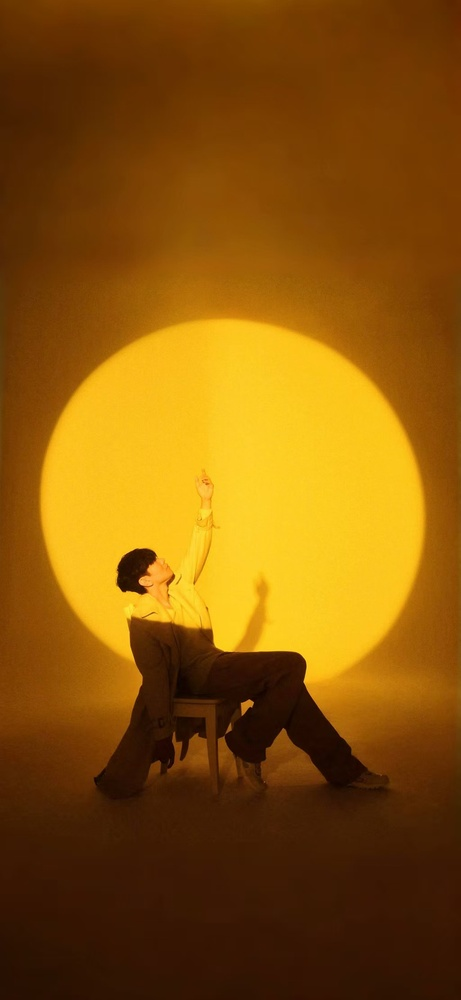
#> input picture day03-color-spaces/photo.jpg, 461 x 1000 px, shrunk from 1024 x 2220 before the run
$ python color_spaces.py
#> lines starting #> are read from the running program, lines starting #| are printed output that depends on the picture
import cv2
import matplotlib.pyplot as plt


INPUT_PATH = "photo.jpg"
OUTPUT_PATH = "hsv_channels.jpg"


def main():
    image = cv2.imread(INPUT_PATH)
#> image is the input picture: shape (1000, 461, 3); mean B, G, R 9.6, 85.5, 136.2

    if image is None:
        print(f"无法读取图片：{INPUT_PATH}")
        return

    image_rgb = cv2.cvtColor(image, cv2.COLOR_BGR2RGB)
    image_hsv = cv2.cvtColor(image, cv2.COLOR_BGR2HSV)
#> image_hsv: shape (1000, 461, 3); mean H, S, V 16, 241.1, 136.2
    hue, saturation, value = cv2.split(image_hsv)
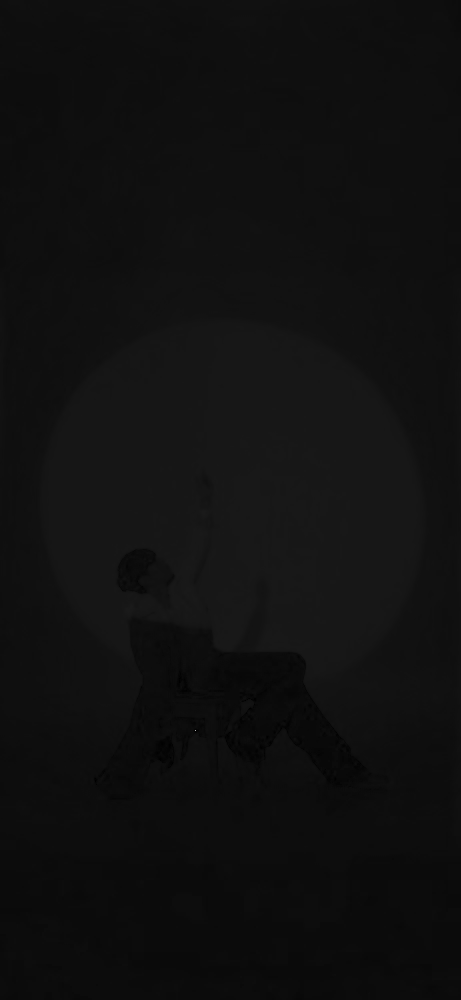
#> hue: shape (1000, 461); min 0, max 178, mean 16
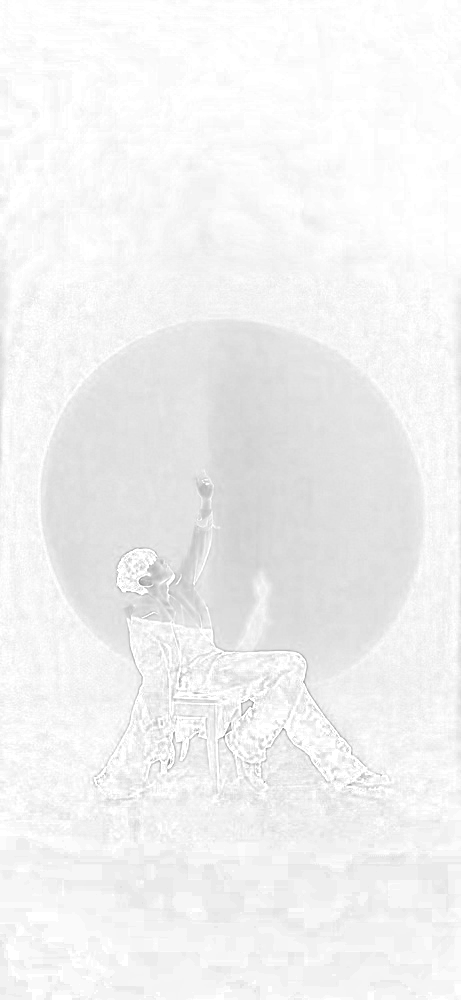
#> saturation: shape (1000, 461); min 129, max 255, mean 241.1
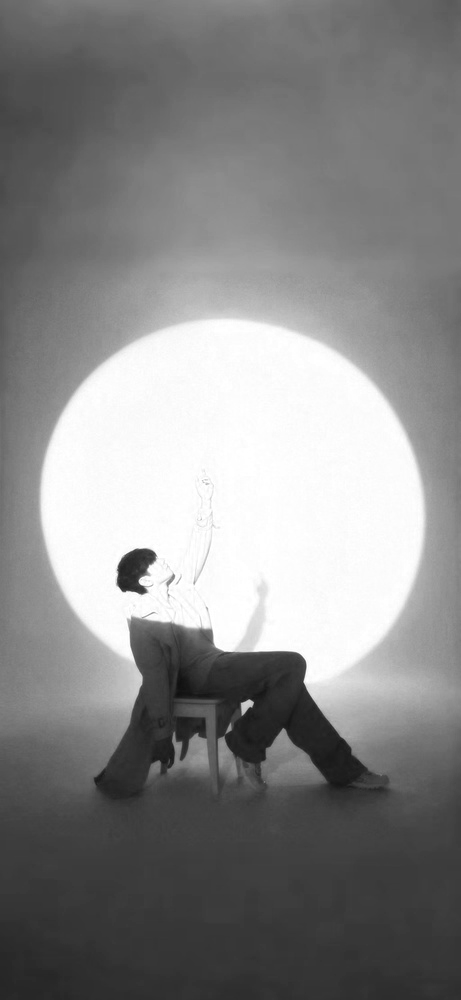
#> value: shape (1000, 461); min 16, max 255, mean 136.2

    figure, axes = plt.subplots(2, 2, figsize=(10, 8))

    axes[0, 0].imshow(image_rgb)
    axes[0, 0].set_title("Original Image")
    axes[0, 0].axis("off")

    axes[0, 1].imshow(hue, cmap="hsv")
    axes[0, 1].set_title("Hue: Color Type")
    axes[0, 1].axis("off")

    axes[1, 0].imshow(saturation, cmap="gray")
    axes[1, 0].set_title("Saturation: Color Strength")
    axes[1, 0].axis("off")

    axes[1, 1].imshow(value, cmap="gray")
    axes[1, 1].set_title("Value: Brightness")
    axes[1, 1].axis("off")

    plt.tight_layout()
    plt.savefig(OUTPUT_PATH)
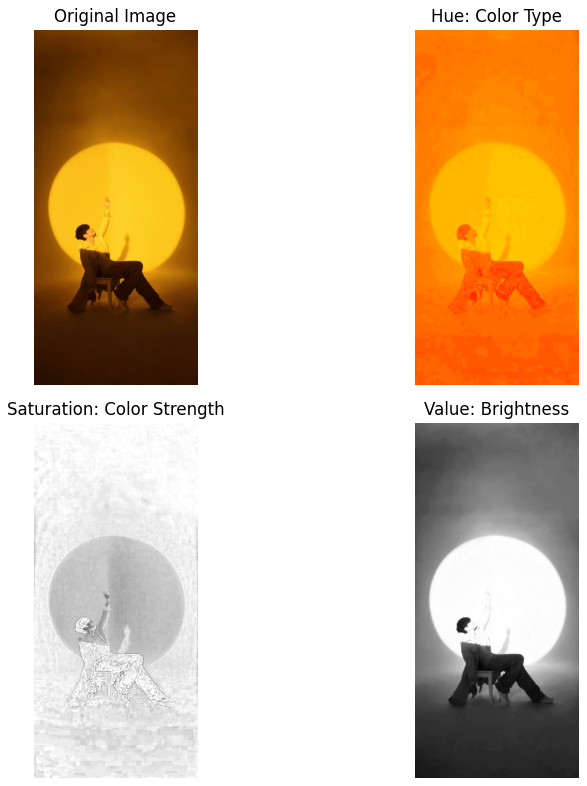
#> figure drawn by matplotlib, 4 panels
    plt.show()


if __name__ == "__main__":
    main()

$ run again, with day03-color-spaces/brightness_comparison.jpg copied over day03-color-spaces/photo.jpg
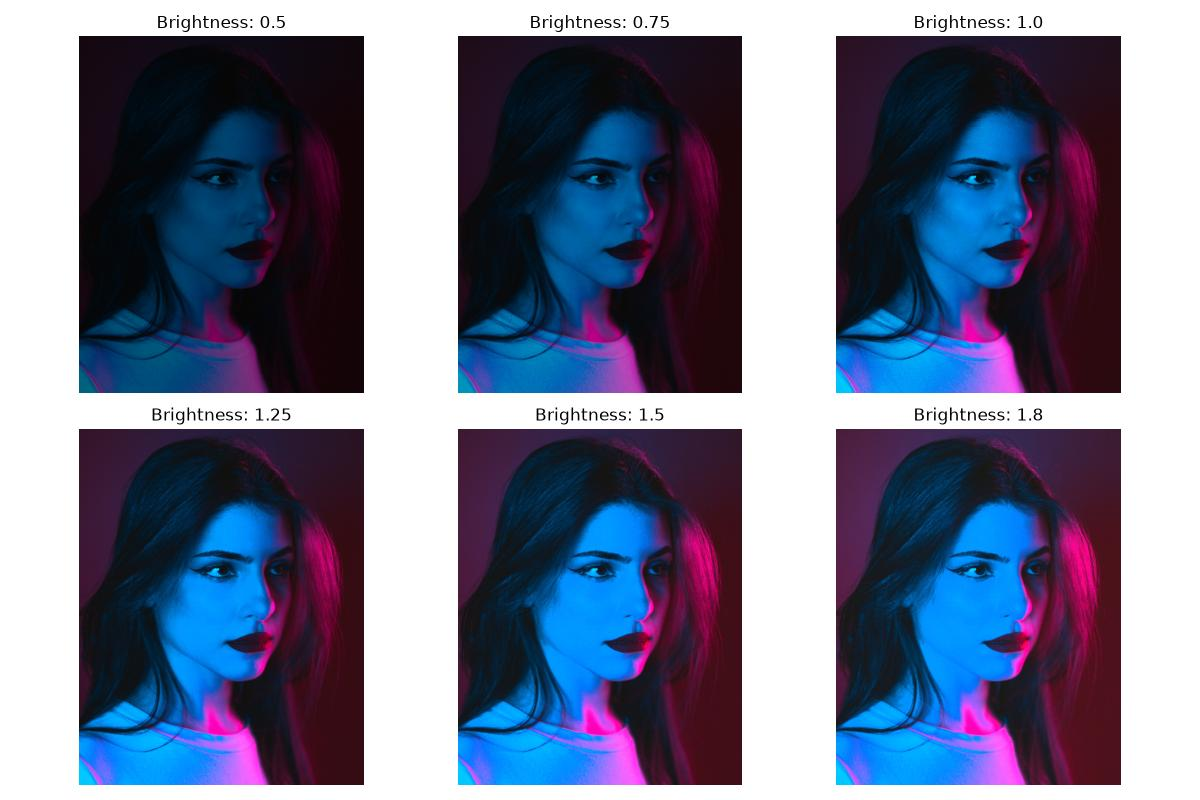
#> input picture day03-color-spaces/brightness_comparison.jpg, 1200 x 800 px
#> in main, image is the input picture: shape (800, 1200, 3); mean B, G, R 143.7, 119.5, 113.9
#> image_hsv: shape (800, 1200, 3); mean H, S, V 89.6, 120.6, 148.7
#> in main, `hue, saturation, value = cv2.split(image_hsv)`:
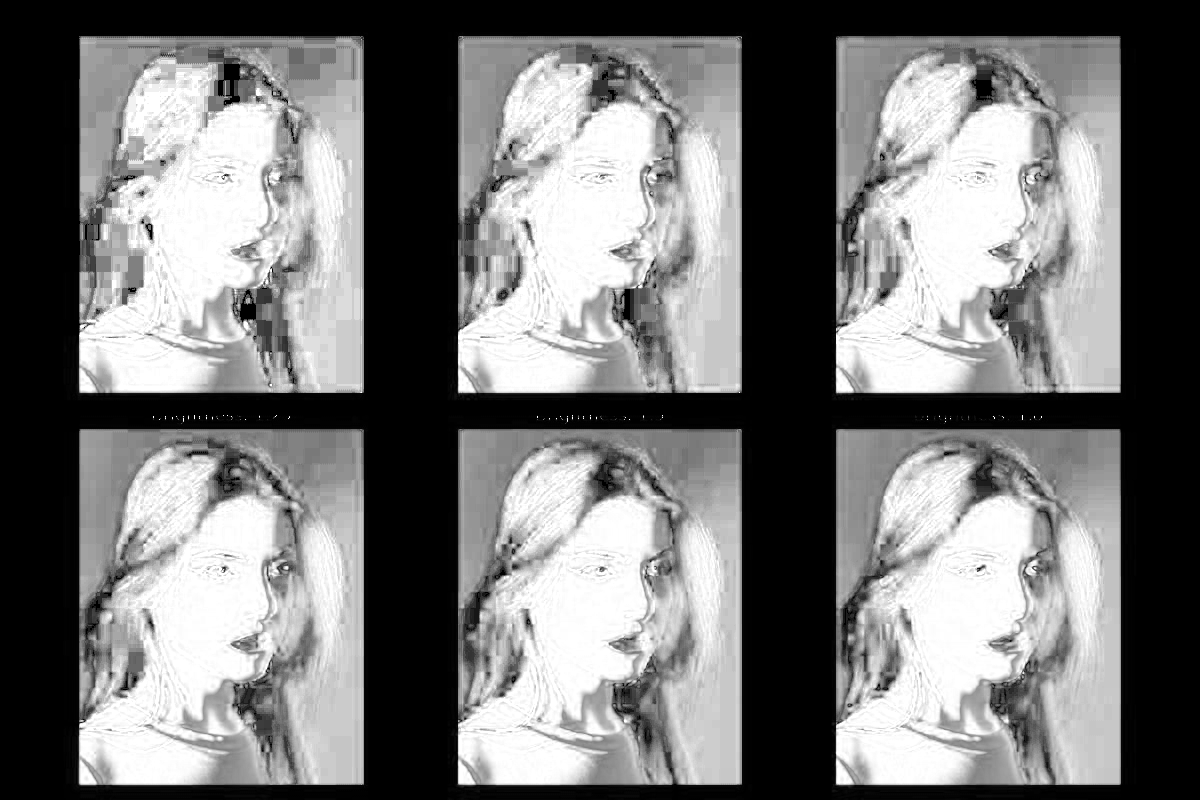
#> saturation: shape (800, 1200); min 0, max 255, mean 120.6
#> in main, `plt.savefig(OUTPUT_PATH)`:
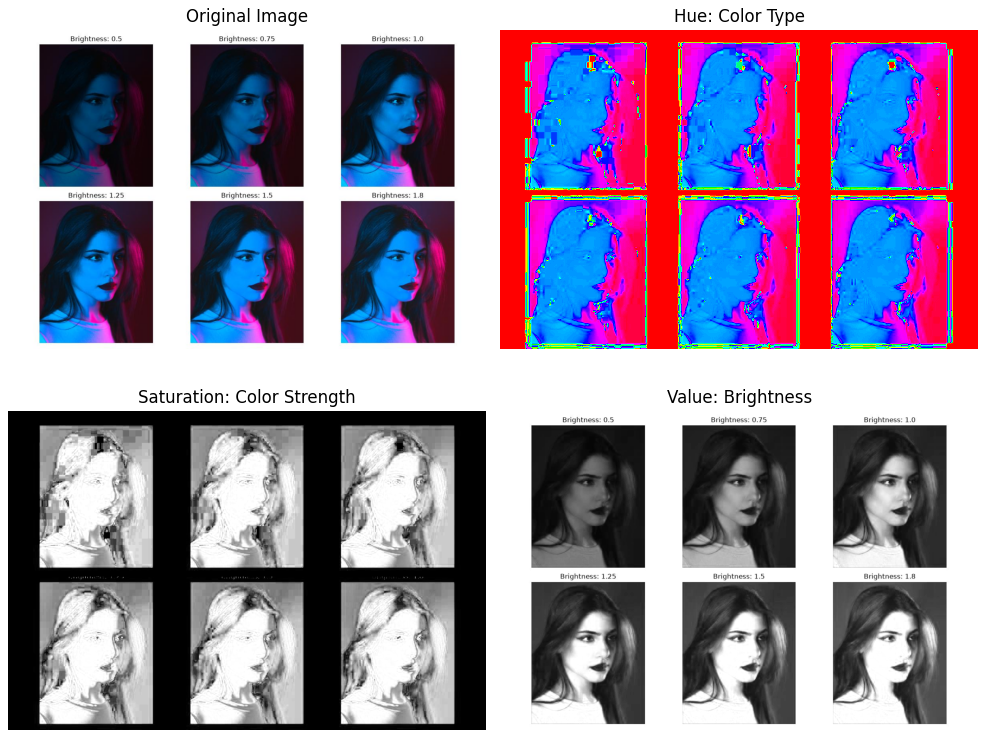
#> figure drawn by matplotlib, 4 panels

$ run again, with day03-color-spaces/hue_shifted_portrait.jpg copied over day03-color-spaces/photo.jpg
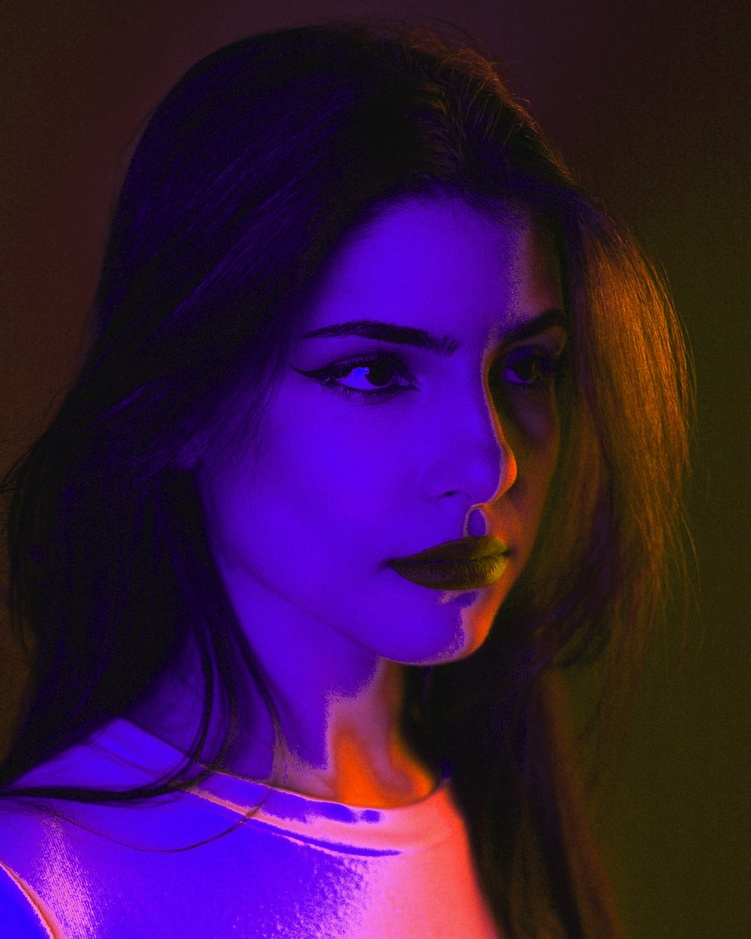
#> input picture day03-color-spaces/hue_shifted_portrait.jpg, 751 x 939 px, shrunk from 3000 x 3750 before the run
#> in main, image is the input picture: shape (939, 751, 3); mean B, G, R 67.8, 20.1, 57
#> image_hsv: shape (939, 751, 3); mean H, S, V 92.3, 188.1, 86.5
#> in main, `hue, saturation, value = cv2.split(image_hsv)`:
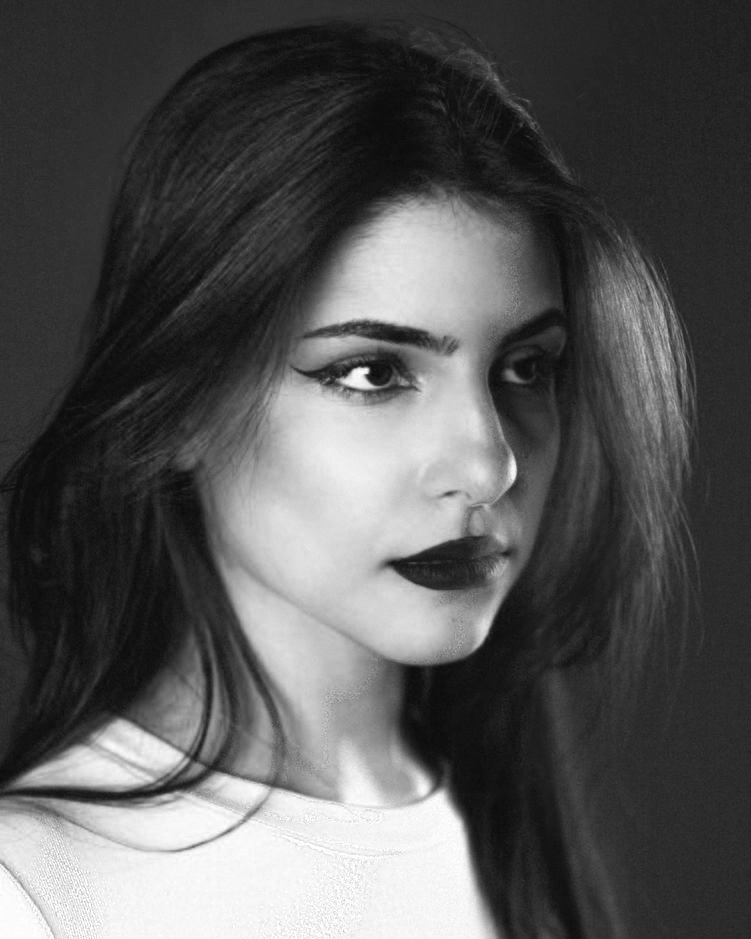
#> value: shape (939, 751); min 9, max 255, mean 86.5
#> in main, `plt.savefig(OUTPUT_PATH)`:
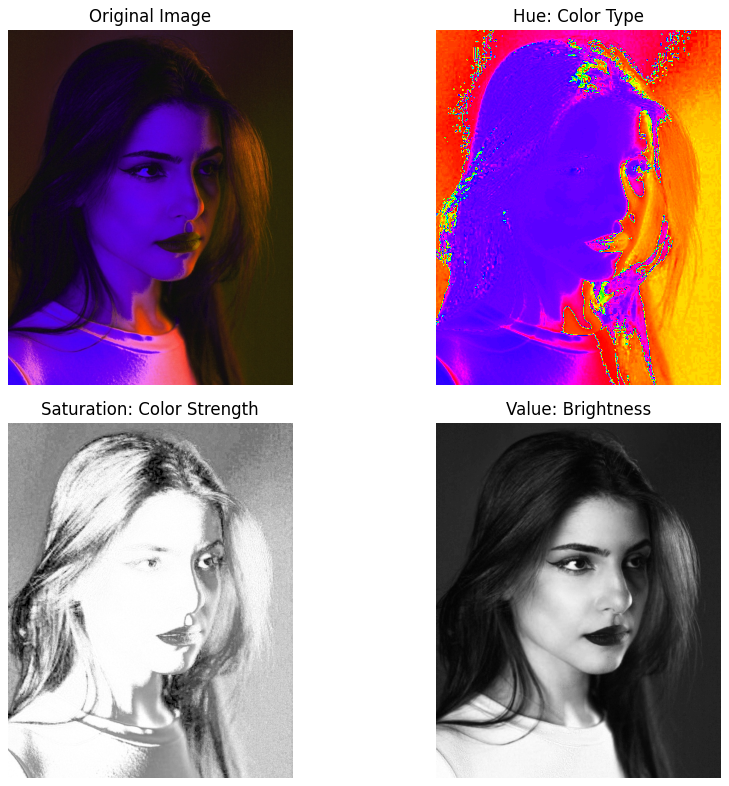
#> figure drawn by matplotlib, 4 panels
